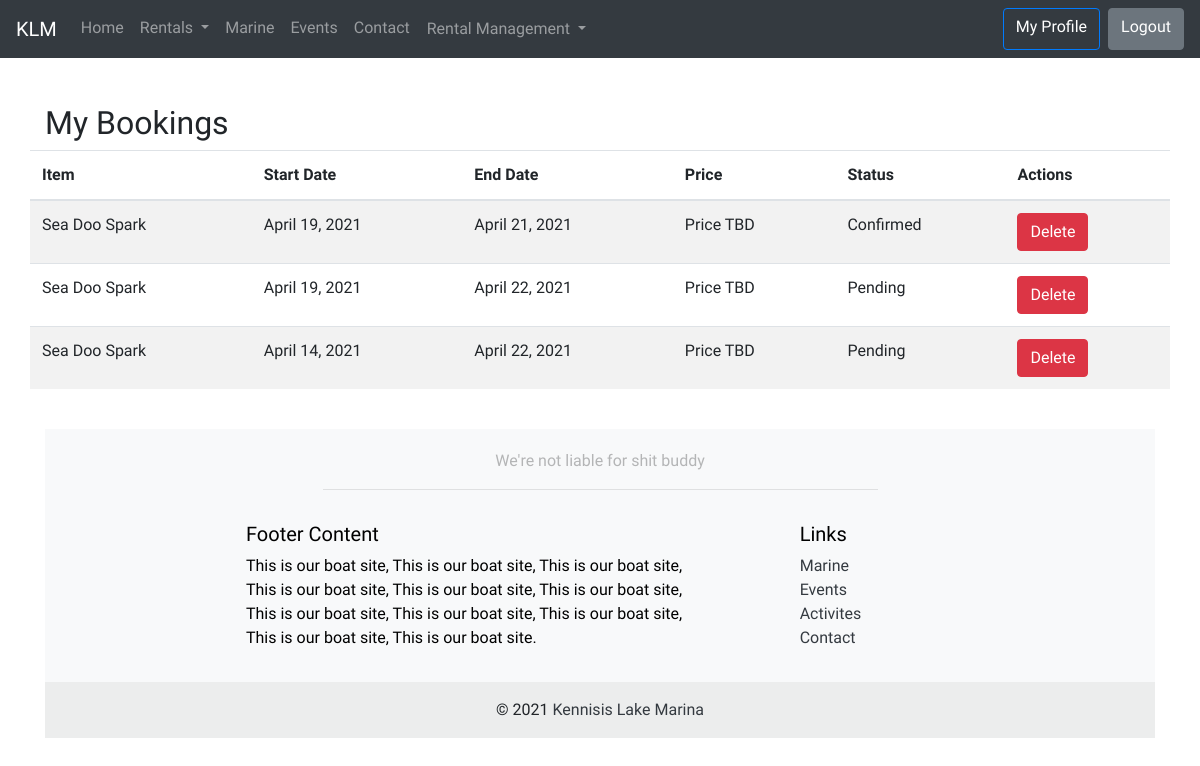
Page /bookings/ (signed in) on the earlier database version.
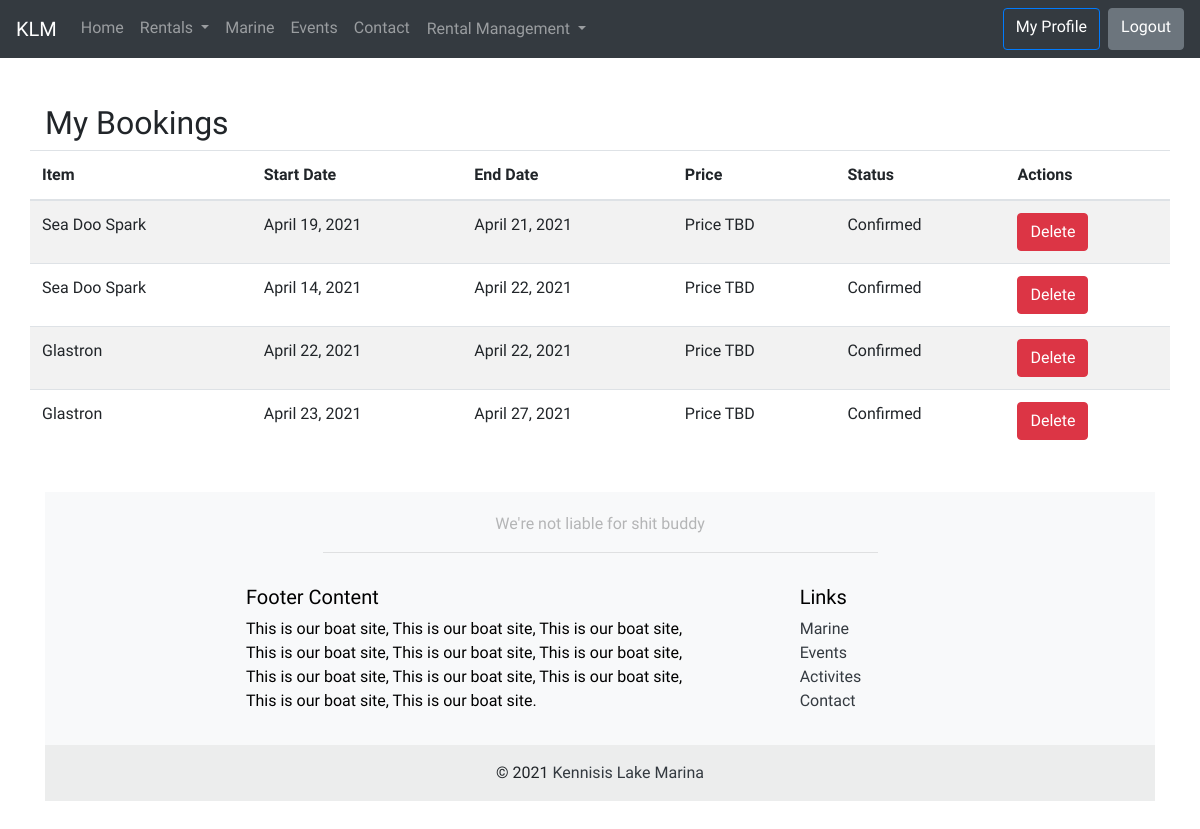
Same page on the later database version.
### boats/models.py (models this page shows)
class Booking(models.Model):
	startDay = models.DateField()
	endDay = models.DateField()
	rentalItem = models.ForeignKey('RentalItem', on_delete=models.CASCADE)
	user = models.ForeignKey(AUTH_USER_MODEL, on_delete=models.CASCADE)
	is_confirmed = models.BooleanField(default=False)

class RentalItem(models.Model):
	name = models.CharField(max_length=120)
	description = models.TextField()
	image = models.ImageField(upload_to='images')
	dayPrice = models.DecimalField(max_digits=10, decimal_places=2)
	weekPrice = models.DecimalField(max_digits=10, decimal_places=2)
	def __str__(self):
		return self.name

### boats/views.py (the view)
# urls.py: path('bookings/', boat_views.bookings_view, name='bookings'),
def bookings_view(request):
	isAuthenticated = True
	if (request.user.is_authenticated):
		bookings = Booking.objects.filter(user=request.user)
	else:
		bookings = None
		isAuthenticated = False
	context = {
		"bookings": bookings,
		"noBookings": bookings.count() == 0 if bookings != None else True,
		"isAuthenticated": isAuthenticated
	}
	return render(request, 'boats/bookings.html', context)

### boats/templates/boats/bookings.html
{% extends 'base.html' %}
{% load static %}
{% block main_content %}
<div class='container top-container pt-4'>
	<div class="row pt-4">
		<div class="col-12">
			<h2>My Bookings</h2>
		</div>
	</div>
	<div class="row">
		<table class="table table-striped">
			<thead>
				<tr>
					<th scope="col">Item</th>
					<th scope="col">Start Date</th>
					<th scope="col">End Date</th>
					<th scope="col">Price</th>
					<th scope="col">Status</th>
					<th scope="col">Actions</th>
				</tr>
			</thead>
			{% if noBookings %}
			</table>
			<div class="row w-100">
				<div class="col-12 w-100 text-center">
					{% if not isAuthenticated %}
					<p>Sign In to View Bookings</p>
					{% else %}
					<p>No Bookings Yet</p>
					{% endif %}
				</div>
			</div>
			<div class="row w-100">
				<div class="col-12 w-100 text-center">
					{% if not isAuthenticated %}
					<a class="btn btn-success" href="{% url 'login' %}">Login</a>
					{% else %}
					<a class="btn btn-success" href="{% url 'activities' %}">View Activities</a>
					{% endif %}
				</div>
			</div>
			{% else %}
			<tbody>
				{% for booking in bookings %}
					<tr>
						<td scope="col">{{booking.rentalItem}}</td>
						<td scope="col">{{booking.startDay}}</td>
						<td scope="col">{{booking.endDay}}</td>
						<td scope="col">Price TBD</td>
						<td scope="col">
							{% if booking.is_confirmed %}
							Confirmed
							{% else %}
							Pending
							{% endif %}
						</td>
						<td scope="col"><a class="btn btn-danger" href="{% url 'delete' booking_id=booking.pk%}">Delete</a></td>
					</tr>
				{% endfor %}
			</tbody>
		</table>
		{% endif %}
</div>
{% endblock %}

Differences in the rows shown:
removed Booking: rentalItem "Sea Doo Spark", startDay "April 19, 2021", endDay "April 22, 2021", is_confirmed "Pending"
changed Booking "April 14, 2021": is_confirmed "Pending" → "Confirmed"
added Booking: rentalItem "Glastron", startDay "April 22, 2021", endDay "April 22, 2021", is_confirmed "Confirmed"
added Booking: rentalItem "Glastron", startDay "April 23, 2021", endDay "April 27, 2021", is_confirmed "Confirmed"
